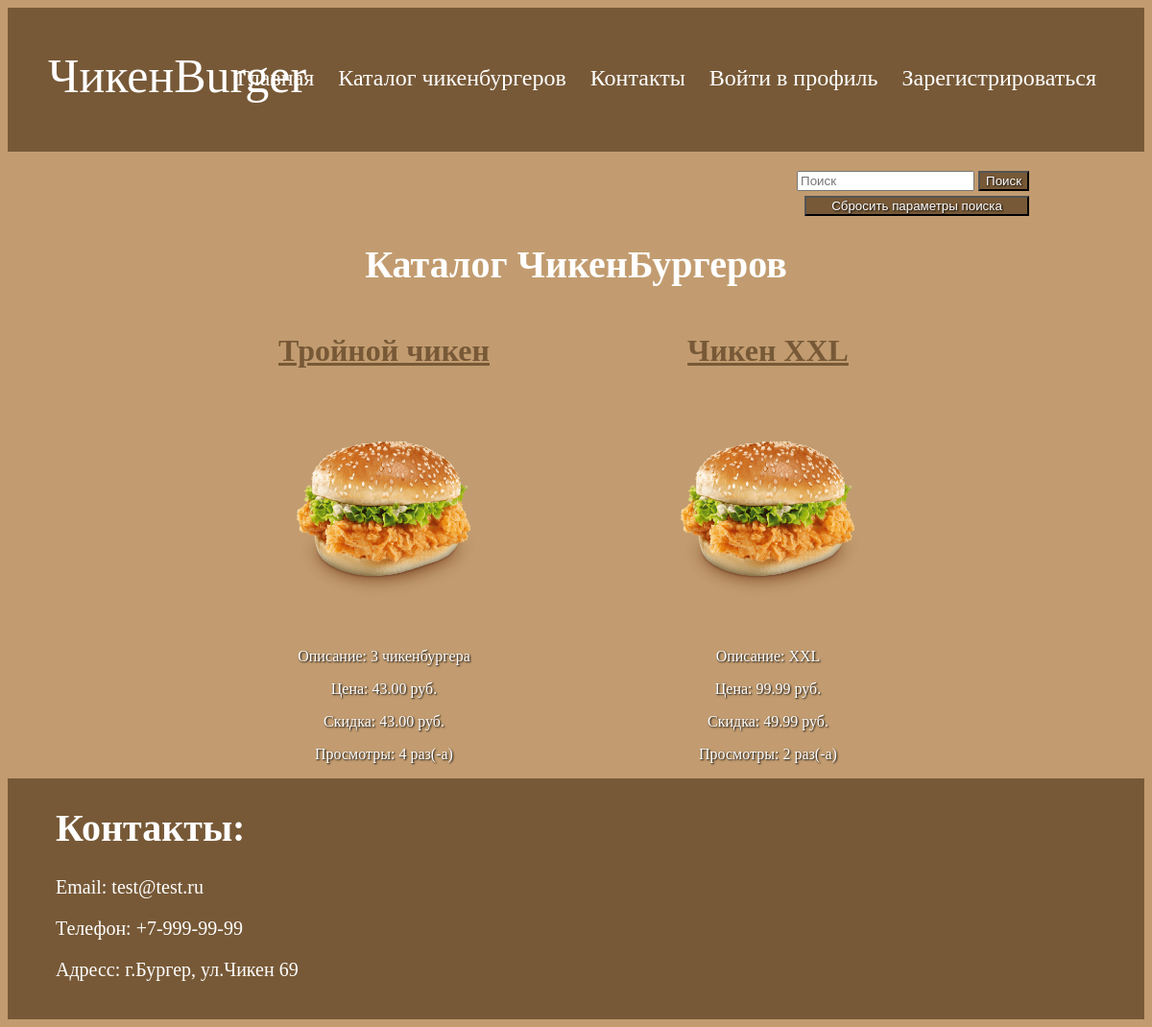
Before: /shop/products/ with the older database file.
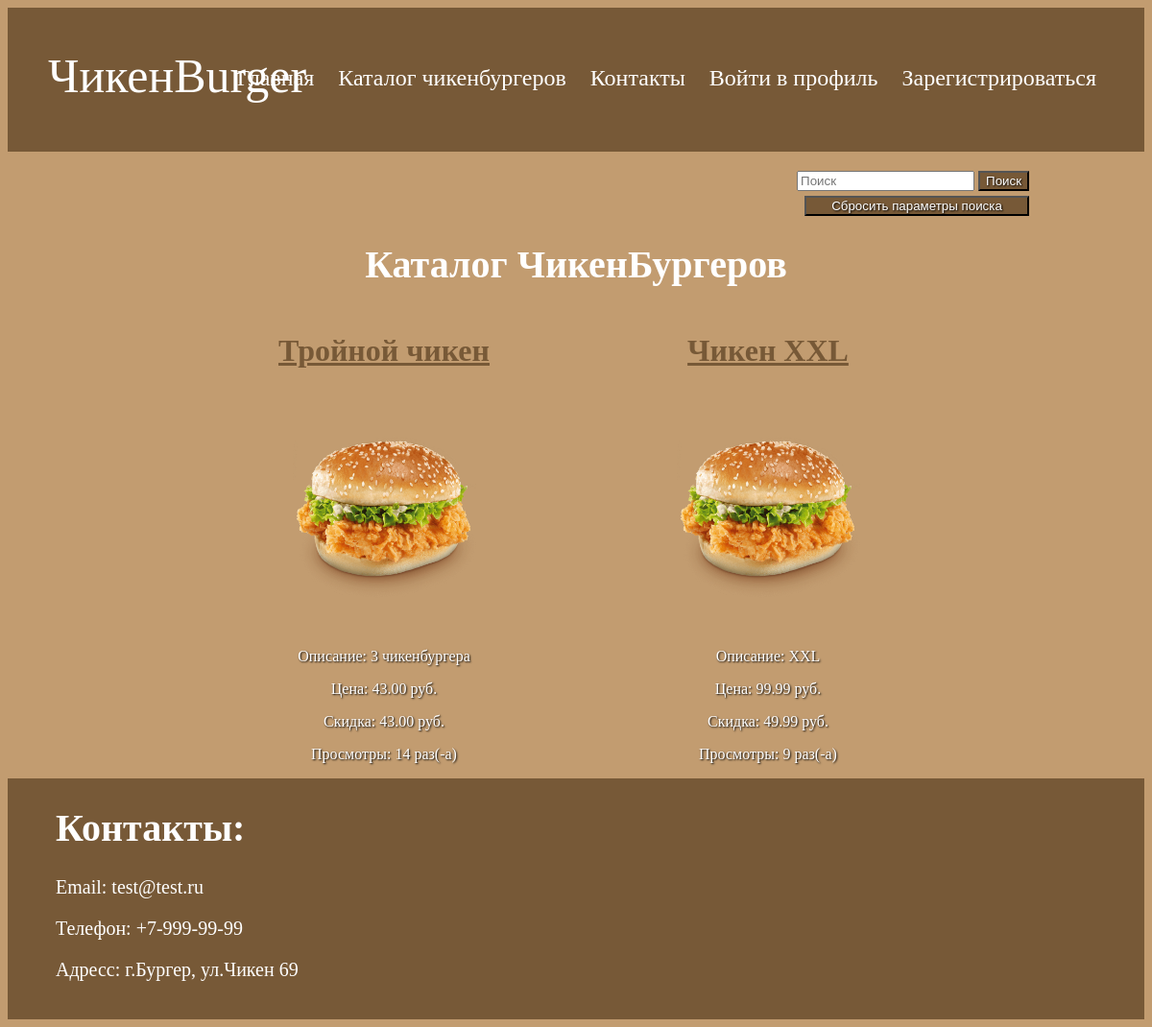
After: the same page with the newer database file.
### shopapp/models.py (models this page shows)
class Product(models.Model):
    class Meta:
        ordering = ["name", "price"]
    name = models.CharField(max_length=100)
    description = models.TextField(null=False, blank=True)
    price = models.DecimalField(default=0, max_digits=8, decimal_places=2)
    discount = models.DecimalField(default=0, max_digits=8, decimal_places=2)
    created_at = models.DateTimeField(auto_now_add=True)
    views_count = models.DecimalField(default=0, max_digits=8, decimal_places=0)
    preview = models.ImageField(null=True, blank=True, upload_to=product_preview_directory_path)

### shopapp/views.py (the view)
# urls.py: path("products/", ProductsListView.as_view(), name="products-list"),
class ProductsListView(ListView):
    template_name = "shopapp/products-list.html"
    context_object_name = "products"
    queryset = Product.objects.all()

### shopapp/templates/shopapp/products-list.html (shortened to what this page needs)
{% extends 'shopapp/base.html' %}
{% block body %}
    <div style="text-align: right; padding-right: 120px; padding-top: 20px;">
        <form action="{% url 'shopapp:search' %}" method="GET">
            <input type="search" type="text" name="q" placeholder="Поиск">
            <button style="text-shadow: 1px 1px 2px black; color: white; background-color: rgb(119, 89, 55);" type="submit">Поиск</button>
            <br>
            <button style="margin-top: 5px; width: 234px; text-shadow: 1px 1px 2px black; color: white; background-color: rgb(119, 89, 55);" type="submit">Сбросить параметры поиска</button>
        </form>
    </div>
    <h1 style="text-align: center; color: white; font-size: 40px;">Каталог ЧикенБургеров</h1>
     {% if products %}
        <div  style="display: flex; justify-content: center;">
            {% for product in products %}
                <div style="color: white; text-align: center;">
                    <h1><a style="text-decoration: underline; color: rgb(119, 89, 55);" href="{% url 'shopapp:product_details' pk=product.pk %}">{{ product.name }}</a></h1>
                    <div>
                        {% if product.preview %}
                          <img style="width: 400px; height: 250px" src="{{ product.preview.url }}" alt="{{ product.preview.name }}">
                        {% endif %}
                    </div>
                    <p style="text-shadow: 1px 1px 2px black;">Описание: {{ product.description }}</p>
                    <p style="text-shadow: 1px 1px 2px black;">Цена: {{ product.price }} руб.</p>
                    <p style="text-shadow: 1px 1px 2px black;">Скидка: {% firstof product.discount '0' %} руб.</p>
                    <p style="text-shadow: 1px 1px 2px black;">Просмотры: {{ product.views_count }} раз(-a)</p>
                </div>
            {% endfor %}
        </div>
    {% else %}
        <h3>Тут пока ничего нет :(</h3>
    {% endif %}
{% endblock %}

Changed rows visible on the page:
changed Product "Тройной чикен": views_count "4" → "14"
changed Product "Чикен XXL": views_count "2" → "9"
